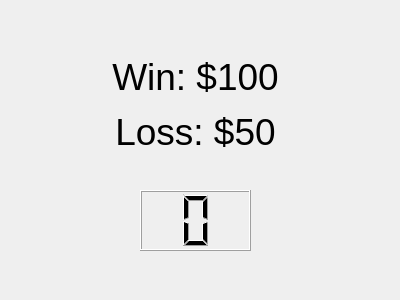
<?xml version="1.0" encoding="UTF-8"?>
<ui version="4.0">
 <class>Dialog</class>
 <widget class="QDialog" name="Dialog">
  <property name="geometry">
   <rect>
    <x>0</x>
    <y>0</y>
    <width>400</width>
    <height>300</height>
   </rect>
  </property>
  <property name="windowTitle">
   <string>Winnings and Losses</string>
  </property>
  <property name="modal">
   <bool>true</bool>
  </property>
  <widget class="QLabel" name="label">
   <property name="geometry">
    <rect>
     <x>10</x>
     <y>20</y>
     <width>371</width>
     <height>171</height>
    </rect>
   </property>
   <property name="font">
    <font>
     <pointsize>28</pointsize>
    </font>
   </property>
   <property name="text">
    <string>&lt;html&gt;&lt;head/&gt;&lt;body&gt;&lt;p&gt;Win: $100&lt;/p&gt;&lt;p&gt;Loss: $50&lt;/p&gt;&lt;/body&gt;&lt;/html&gt;</string>
   </property>
   <property name="alignment">
    <set>Qt::AlignCenter</set>
   </property>
   <property name="wordWrap">
    <bool>true</bool>
   </property>
  </widget>
  <widget class="QLCDNumber" name="lcdNumber">
   <property name="geometry">
    <rect>
     <x>140</x>
     <y>190</y>
     <width>111</width>
     <height>61</height>
    </rect>
   </property>
   <property name="digitCount">
    <number>1</number>
   </property>
  </widget>
 </widget>
 <resources/>
 <connections/>
</ui>
